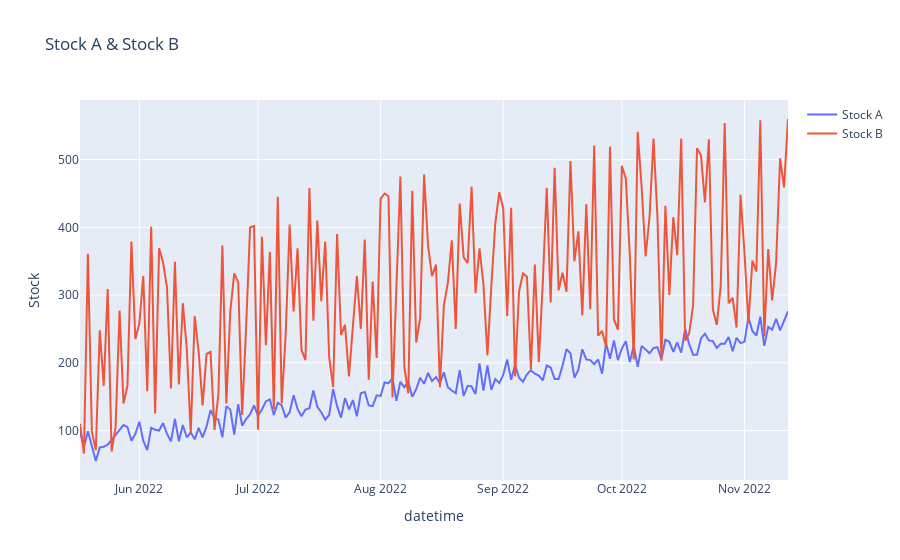

Write notebook code for a chart like this one.
### Markdown cell above
## Basic 2

### Code cell
random_x1 = np.random.randint(50, 100, 180)
random_x2 = np.random.randint(50, 400, 180)

datetime_index = pd.date_range('2022-05-17', '2022-11-12')

trend_factor = np.linspace(1, 180, 180)
timeSeries_data1 = random_x1 + trend_factor
timeSeries_data2 = random_x2 + trend_factor

df = pd.DataFrame({'Stock A': timeSeries_data1, 'Stock B':timeSeries_data2})
df.index = datetime_index

trace1 = go.Scatter(x=df.index,y=df['Stock A'], mode='lines', name='Stock A')
trace2 = go.Scatter(x=df.index,y=df['Stock B'], mode='lines', name='Stock B')

layout = go.Layout(title= 'Stock A & Stock B', xaxis= {'title':'datetime'}, yaxis={'title': 'Stock'})
fig = go.Figure(data=[trace1,trace2],layout=layout) # 2개를 넣어줄 때에는 data에 리스트로 여러개의 trace를 넣어준다

fig.show()

### Figure 1 — Plotly figure (JSON) as saved in the notebook; plotly's stock layout.template omitted (floating-point values rounded to 4 significant figures; data arrays with more than 128 entries replaced by an {"elided": "..."} marker saying what was removed)
{"data": [{"mode": "lines", "name": "Stock A", "type": "scatter", "x": {"elided": "180 str values"}, "y": {"elided": "180 int values"}}, {"mode": "lines", "name": "Stock B", "type": "scatter", "x": {"elided": "180 str values"}, "y": {"elided": "180 int values"}}], "layout": {"title": {"text": "Stock A & Stock B"}, "xaxis": {"title": {"text": "datetime"}}, "yaxis": {"title": {"text": "Stock"}}}}
